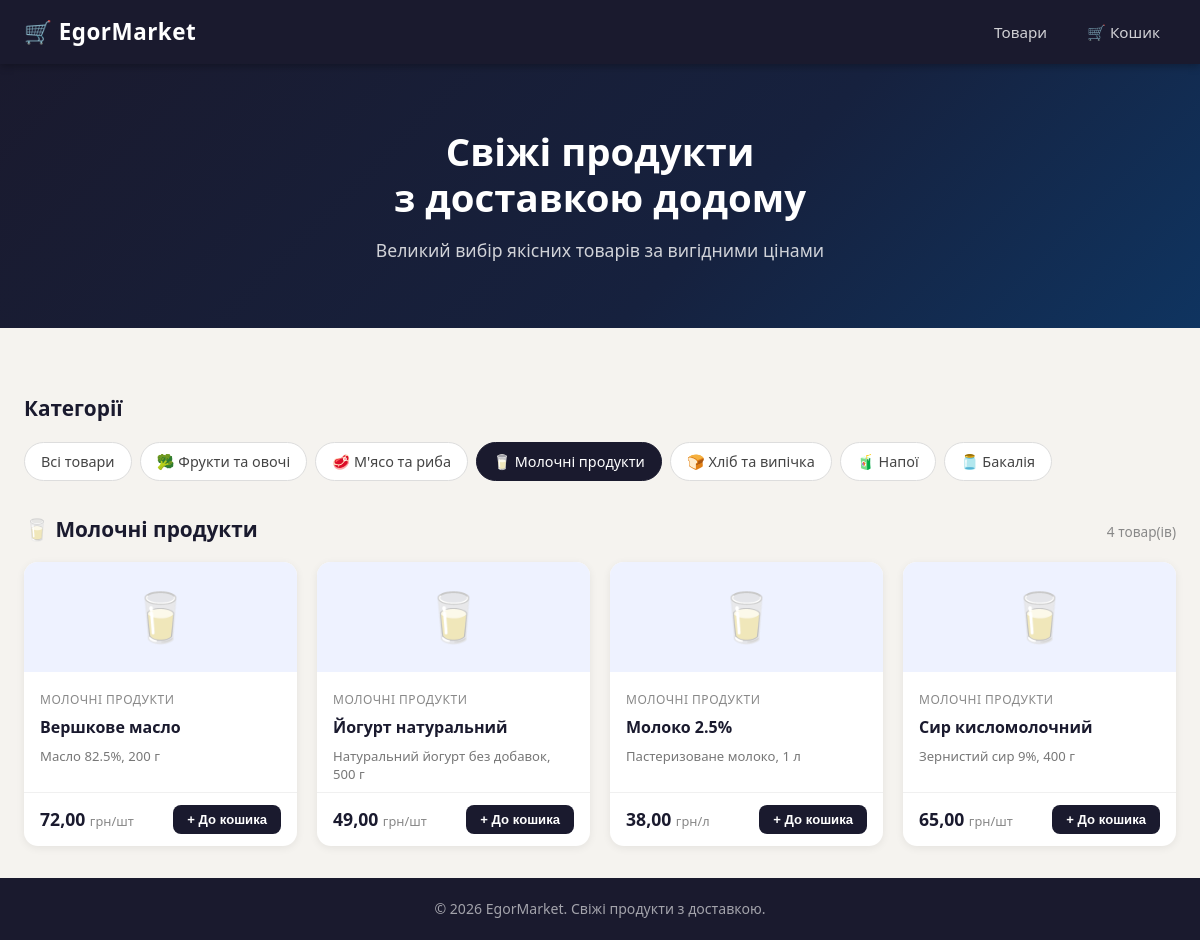
Screenshot of /?category=dairy with the database file from the repository.
### store/models.py (models this page shows, shortened)
class Category(models.Model):
    name = models.CharField(max_length=100, verbose_name='Назва')
    slug = models.SlugField(unique=True)
    icon = models.CharField(max_length=10, default='🛒', verbose_name='Іконка')
    class Meta:
        verbose_name = 'Категорія'
        verbose_name_plural = 'Категорії'

class Product(models.Model):
    category = models.ForeignKey(
        Category,
        on_delete=models.CASCADE,
        related_name='products',
        verbose_name='Категорія'
    )
    name = models.CharField(max_length=200, verbose_name='Назва')
    description = models.TextField(blank=True, verbose_name='Опис')
    price = models.DecimalField(max_digits=8, decimal_places=2, verbose_name='Ціна (грн)')
    unit = models.CharField(max_length=20, default='шт', verbose_name='Одиниця виміру')
    is_available = models.BooleanField(default=True, verbose_name='В наявності')
    is_featured = models.BooleanField(default=False, verbose_name='Популярний')
    class Meta:
        verbose_name = 'Товар'
        verbose_name_plural = 'Товари'
        ordering = ['name']

### store/views.py (the view)
# urls.py: path('', views.product_list, name='product_list'),
def product_list(request):
    categories = Category.objects.prefetch_related('products').all()
    products = Product.objects.filter(is_available=True).select_related('category')
    category_slug = request.GET.get('category')
    selected_category = None
    if category_slug:
        selected_category = get_object_or_404(Category, slug=category_slug)
        products = products.filter(category=selected_category)
    featured = Product.objects.filter(is_featured=True, is_available=True)[:6]
    return render(request, 'store/product_list.html', {
        'categories': categories,
        'products': products,
        'featured': featured,
        'selected_category': selected_category,
    })

### market/templates/store/product_list.html (shortened to what this page needs)
{% extends 'base.html' %}
{% block content %}
<div class="hero">
    <div class="hero-inner">
        <h1 class="hero-title">Свіжі продукти<br>з доставкою додому</h1>
        <p class="hero-sub">Великий вибір якісних товарів за вигідними цінами</p>
    </div>
</div>
<div class="container">
    <div class="section-header">
        <h2>Категорії</h2>
    </div>
    <div class="categories-row">
        <a href="{% url 'product_list' %}"
           class="category-pill {% if not selected_category %}category-pill--active{% endif %}">
            Всі товари
        </a>
        {% for cat in categories %}
        <a href="{% url 'product_list' %}?category={{ cat.slug }}"
           class="category-pill {% if selected_category.slug == cat.slug %}category-pill--active{% endif %}">
            {{ cat.icon }} {{ cat.name }}
        </a>
        {% endfor %}
    </div>
    <div class="section-header">
        <h2>{% if selected_category %}{{ selected_category.icon }} {{ selected_category.name }}{% else %}Всі товари{% endif %}</h2>
        <span class="section-count">{{ products|length }} товар(ів)</span>
    </div>
    <div class="products-grid">
        {% for product in products %}
        <div class="product-card">
            <div class="product-card__img">
                <span class="product-emoji">{{ product.category.icon }}</span>
            </div>
            <div class="product-card__body">
                <span class="product-category-label">{{ product.category.name }}</span>
                <h3 class="product-name">{{ product.name }}</h3>
                {% if product.description %}
                <p class="product-desc">{{ product.description }}</p>
                {% endif %}
            </div>
            <div class="product-card__footer">
                <div class="product-price">
                    <span class="price-amount">{{ product.price }}</span>
                    <span class="price-unit"> грн/{{ product.unit }}</span>
                </div>
                <button class="btn btn-primary btn-sm"
                        data-id="{{ product.id }}"
                        onclick="addToCart({{ product.id }})">
                    + До кошика
                </button>
            </div>
        </div>
        {% empty %}
        <div class="empty-state">
            <p>Товари не знайдено.</p>
        </div>
        {% endfor %}
    </div>
</div>
{% endblock %}

### market/static/css/style.css (style rules this page uses)
*, *::before, *::after { box-sizing: border-box; margin: 0; padding: 0; }
body { font-family: 'Segoe UI', Tahoma, Geneva, Verdana, sans-serif; background-color: #f5f3ef; color: #2c2c2c; line-height: 1.6; min-height: 100vh; display: flex; flex-direction: column; }
a { text-decoration: none; color: inherit; }
.container { max-width: 1200px; margin: 0 auto; padding: 32px 24px; }
.hero { background: linear-gradient(135deg, #1a1a2e 0%, #16213e 60%, #0f3460 100%); color: #fff; padding: 64px 24px; text-align: center; }
.hero-inner { max-width: 600px; margin: 0 auto; }
.hero-title { font-size: 2.4rem; font-weight: 700; line-height: 1.2; margin-bottom: 16px; }
.hero-sub { font-size: 1.1rem; opacity: 0.8; }
.section-header { display: flex; align-items: baseline; justify-content: space-between; margin: 32px 0 16px; }
.section-header h2 { font-size: 1.3rem; font-weight: 700; color: #1a1a2e; }
.section-count { font-size: 0.85rem; color: #888; }
.categories-row { display: flex; flex-wrap: wrap; gap: 8px; margin-bottom: 8px; }
.category-pill { padding: 7px 16px; border-radius: 20px; font-size: 0.9rem; border: 1.5px solid #ddd; background: #fff; color: #444; transition: all 0.2s; cursor: pointer; }
.category-pill--active { background: #1a1a2e; color: #fff; border-color: #1a1a2e; }
.products-grid { display: grid; grid-template-columns: repeat(auto-fill, minmax(220px, 1fr)); gap: 20px; }
.product-card { background: #fff; border-radius: 14px; box-shadow: 0 2px 8px rgba(0,0,0,0.07); overflow: hidden; display: flex; flex-direction: column; transition: transform 0.2s, box-shadow 0.2s; }
.product-card__img { background: #eef2ff; display: flex; align-items: center; justify-content: center; height: 110px; }
.product-emoji { font-size: 3rem; }
.product-card__body { padding: 14px 16px 8px; flex: 1; }
.product-category-label { font-size: 0.75rem; color: #888; text-transform: uppercase; letter-spacing: 0.5px; }
.product-name { font-size: 1rem; font-weight: 700; margin: 4px 0 6px; color: #1a1a2e; }
.product-desc { font-size: 0.82rem; color: #777; line-height: 1.4; }
.product-card__footer { display: flex; align-items: center; justify-content: space-between; padding: 12px 16px; border-top: 1px solid #f0f0f0; }
.product-price { font-size: 1.1rem; font-weight: 700; color: #1a1a2e; }
.price-unit { font-size: 0.8rem; font-weight: 400; color: #888; }
.btn { display: inline-block; padding: 10px 20px; border-radius: 8px; font-size: 0.95rem; font-weight: 600; cursor: pointer; border: none; transition: background 0.2s, transform 0.1s; text-align: center; }
.btn-primary { background: #1a1a2e; color: #fff; }
.btn-sm { padding: 7px 14px; font-size: 0.82rem; }

### rows the page displays
Category: icon "🥦", name "Фрукти та овочі"
Category: icon "🥩", name "М'ясо та риба"
Category: icon "🥛", name "Молочні продукти"
Category: icon "🍞", name "Хліб та випічка"
Category: icon "🧃", name "Напої"
Category: icon "🫙", name "Бакалія"
Product: category.icon "🥛", category.name "МОЛОЧНІ ПРОДУКТИ", name "Вершкове масло", description "Масло 82.5%, 200 г", price "72,00", unit "шт"
Product: category.icon "🥛", category.name "МОЛОЧНІ ПРОДУКТИ", name "Йогурт натуральний", description "Натуральний йогурт без добавок, 500 г", price "49,00", unit "шт"
Product: category.icon "🥛", category.name "МОЛОЧНІ ПРОДУКТИ", name "Молоко 2.5%", description "Пастеризоване молоко, 1 л", price "38,00", unit "л"
Product: category.icon "🥛", category.name "МОЛОЧНІ ПРОДУКТИ", name "Сир кисломолочний", description "Зернистий сир 9%, 400 г", price "65,00", unit "шт"

### other values shown
{{ products|length }} "4"
